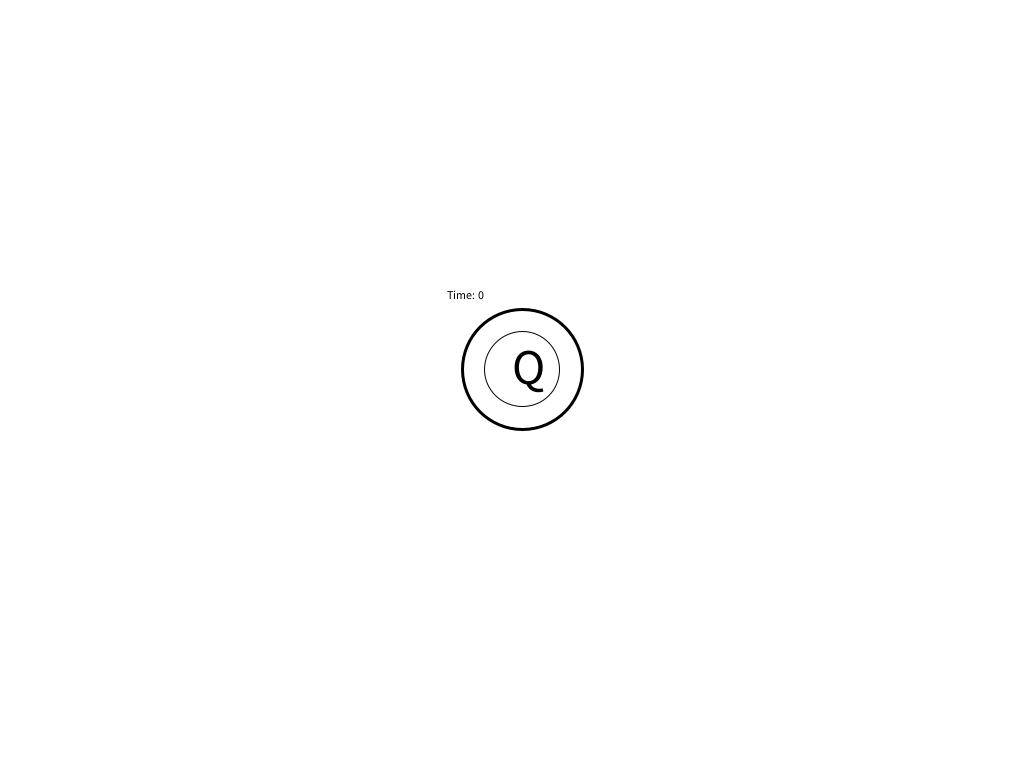
Frame 1 (no input)
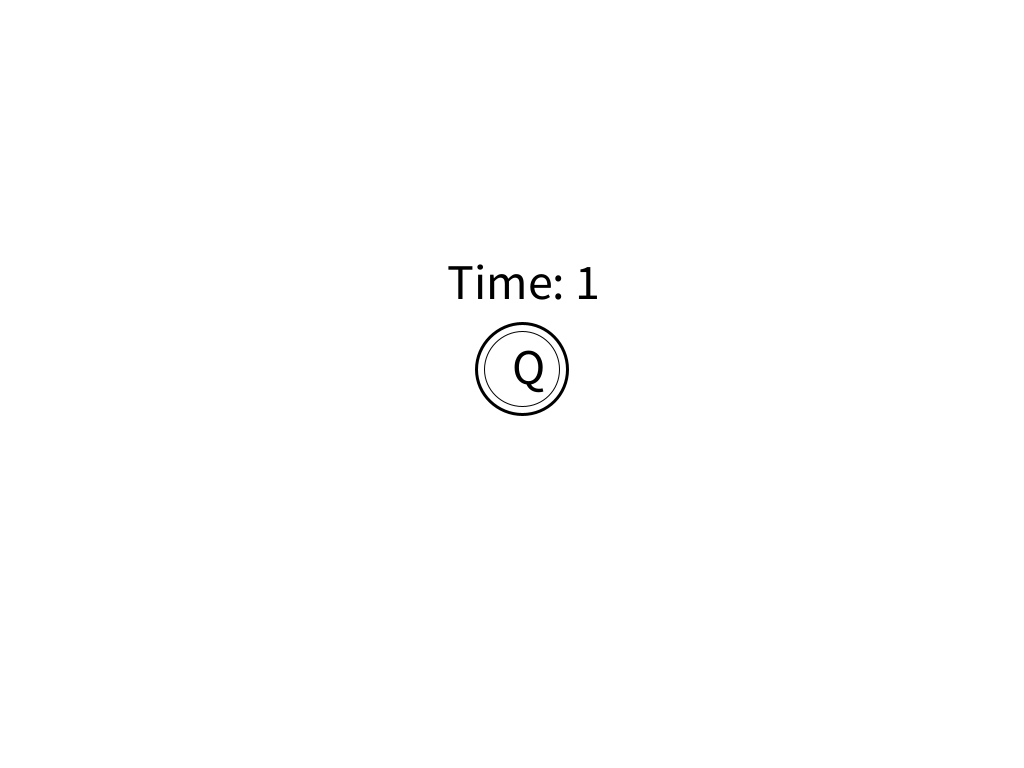
Frame 60 (the mouse pressed at the canvas centre just before this capture)
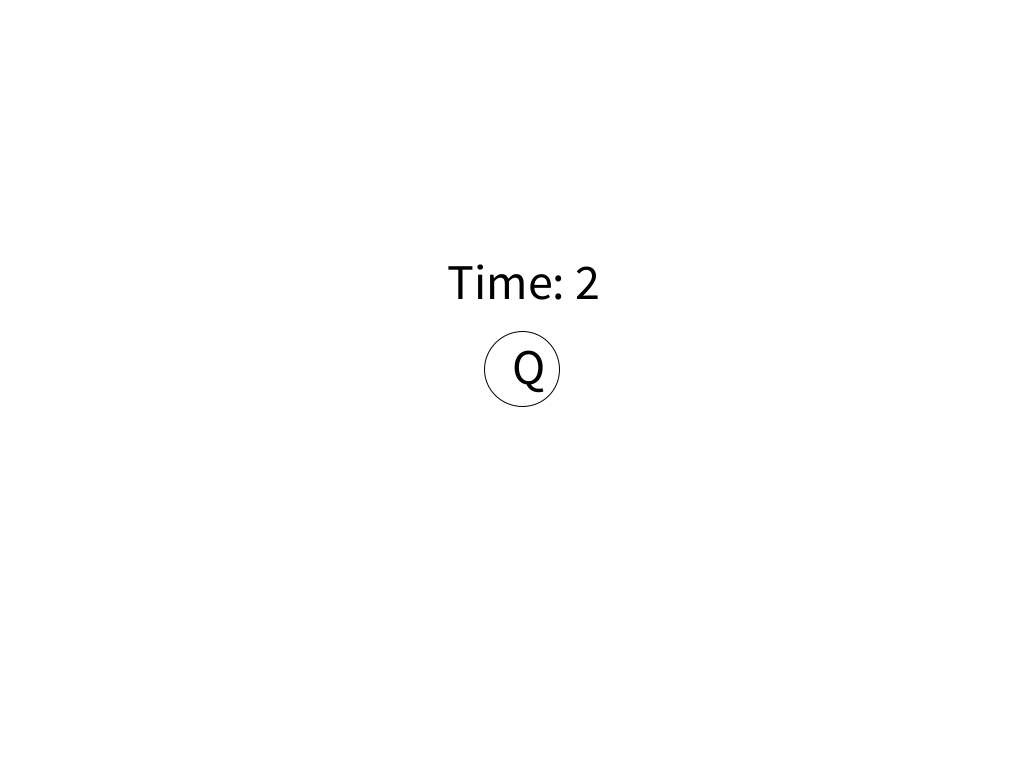
Frame 120 (the mouse held since frame 60 and released just before this capture)

The Processing sketch that drew these frames (run headless with seeded random() and noise(); from frame 60 on, the mouse is pressed at the canvas centre):

// Processing sketch: Eindopdracht_Letter_Input_Game
// ── Eindopdracht_Letter_Input_Game.pde
//Rules to follow
// Every drawn object has a fill and strokeWeight, any other seperately decided variables as well.
// Everything should be decided based on a handful of timers, either starting depending on input or events.

//The booleans for input detection, and which input is right or wrong in the context of the game
boolean pressedKey = false;
boolean correctInput = false;
boolean incorrectInput = false;

//The points and intigers that tally how many correct and incorrect inputs were done. Necessary for the final point tally.
int requestedPoints = 50;
int correctInputCounter = 0;
int incorrectInputCounter = 0;
int correctInputCounterLIMIT = requestedPoints;
int correctInputCounterExceed = 0;


///All the values relating to the cooldown or timeloss based on bad inputs
float incorrectInputCooldownTime = 1;
float universalTime = millis();
float cooldownTime = 0;
boolean incorrectInputCooldownActive = false;

//The input timers and letter timers work on the same rules of counting down instead of up in the way the timer does. When I find out how that works, I should be able to get my switch case to work.
//The equation I want is (millis() % x) / 1000, but for counting down instead of up. I don't know how to reverse the counting order of the millis function yet, or how to make my own timer without the use of millis.
int timeLimit = 11;
int time = 0;

int letterTimer = 2;
int limitLetr1 = 3;
int limitLetr2 = limitLetr1 + letterTimer;
int limitLetr3 = limitLetr2 + letterTimer;
int limitLetr4 = limitLetr3 + letterTimer;
int limitLetr5 = timeLimit;

//The set values of the size for the circle made around the letter
int basicCircleWidth = 75;
int basicCircleHeight = 75;
int timerCircleStartingWidth = 120;
int timerCircleStartingHeight = 120;


void setup() {
  size(1024, 768);

  frameRate(60);
}

//I tested some things, and this does create 5 instances of letters contained within a circle.
//That's good, but they have to appear one after the other instead of all at once.
//They're also all the same letter, rather than all being different ones.

Letters Letters1 = new Letters ();
Letters Letters2 = new Letters ();
Letters Letters3 = new Letters ();
Letters Letters4 = new Letters ();
Letters Letters5 = new Letters ();

CircleTimer CircleTimer1 = new CircleTimer (Letters1.letterScreenLocationX[Letters1.randomValueCoordsX], Letters1.letterScreenLocationY[Letters1.randomValueCoordsY], timerCircleStartingWidth, timerCircleStartingHeight);
CircleTimer CircleTimer2 = new CircleTimer (Letters2.letterScreenLocationX[Letters2.randomValueCoordsX], Letters2.letterScreenLocationY[Letters2.randomValueCoordsY], timerCircleStartingWidth, timerCircleStartingHeight);
CircleTimer CircleTimer3 = new CircleTimer (Letters3.letterScreenLocationX[Letters3.randomValueCoordsX], Letters3.letterScreenLocationY[Letters3.randomValueCoordsY], timerCircleStartingWidth, timerCircleStartingHeight);
CircleTimer CircleTimer4 = new CircleTimer (Letters4.letterScreenLocationX[Letters4.randomValueCoordsX], Letters4.letterScreenLocationY[Letters4.randomValueCoordsY], timerCircleStartingWidth, timerCircleStartingHeight);
CircleTimer CircleTimer5 = new CircleTimer (Letters5.letterScreenLocationX[Letters5.randomValueCoordsX], Letters5.letterScreenLocationY[Letters5.randomValueCoordsY], timerCircleStartingWidth, timerCircleStartingHeight);



void draw() {
  background(255);
  //Needed code Notes
  //Text code to draw the letters or words that will appear, showing what the player needs to press

  //temporary input counter
  fill(0);
  if (time < timeLimit){
  text("Time: " + time, width/2 - 65, height/2 - 85);
}
  //text(cooldownTime, 120, 50);

  //Time limit is 10 seconds
  if (time < timeLimit) {
    time = (millis() / 1000);
  }

  //I think this would be nicer as a switch case, but this is the only version of this that works, so I'll leave it this way for now.
  //This code switches the letter that's shown for every couple of seconds that pass.
  if (time >= 0 && time < limitLetr1) {
    CircleTimer1.showCircleTimer();
    Letters1.showLetter();
  } else if (time >= limitLetr1 && time < limitLetr2) {
    CircleTimer2.showCircleTimer();
    Letters2.showLetter();
  } else if (time >= limitLetr2 && time < limitLetr3) {
    CircleTimer3.showCircleTimer();
    Letters3.showLetter();
  } else if (time >= limitLetr3 && time < limitLetr4) {
    CircleTimer4.showCircleTimer();
    Letters4.showLetter();
  } else if (time >= limitLetr4 && time <= limitLetr5) {
    CircleTimer5.showCircleTimer();
    Letters5.showLetter();
  }


  if (time >= 10) {
    ResultScreen ResultScreen1 = new ResultScreen ();
    ResultScreen1.showResult();    
  }
}

// ── Classes.pde
//The class that represents the letters that appear on screen
class Letters {

  char[] lettersInput = {'a', 'b', 'c', 'd', 'e', 'f', 'g', 'h', 'i', 'j', 'k', 'l', 'm', 'n', 'o', 'p', 'q', 'r', 's', 't', 'u', 'v', 'w', 'x', 'y', 'z'};
  char[] lettersInputCap = {'A', 'B', 'C', 'D', 'E', 'F', 'G', 'H', 'I', 'J', 'K', 'L', 'M', 'N', 'O', 'P', 'Q', 'R', 'S', 'T', 'U', 'V', 'W', 'X', 'Y', 'Z'};
  int randomValue = (int)random(lettersInput.length);

  float[] letterScreenLocationX = {1024/2};
  float[] letterScreenLocationY = {768/2};
  int randomValueCoordsX = (int)random(letterScreenLocationX.length);
  int randomValueCoordsY =(int)random(letterScreenLocationY.length);


  void showLetter() {
    //Code that draws the shape displaying around the current letter
    fill(255);
    strokeWeight(1);
    ellipse(letterScreenLocationX[randomValueCoordsX] + 10, letterScreenLocationY[randomValueCoordsY] - 15, basicCircleWidth, basicCircleHeight);

    //Code that draws the letter for the player to push, and the color it shows depending on if the input is right or wrong.
    fill(0);
    if (correctInput && !incorrectInput && incorrectInputCooldownActive == false) {
      fill(0, 255, 0);
    } else if (incorrectInput && !correctInput) {
      fill(255, 0, 0);
    }
    textSize(50);
    text(lettersInputCap[randomValue], letterScreenLocationX[randomValueCoordsX], letterScreenLocationY[randomValueCoordsY]);
  }

  //The code that checks if a key was pressed, what key was pressed and whether or not that key was the right or wrong key
  void keyTyped() {

    if (!pressedKey && time < timeLimit && incorrectInputCooldownActive == false) {
      if (key == lettersInput[randomValue] || key == lettersInputCap[randomValue]) {
        correctInput = true;
        incorrectInput = false;


        if (correctInputCounter < correctInputCounterLIMIT) {
          correctInputCounter++;
        }
        correctInputCounterExceed++;
      } else if (key != lettersInput[randomValue] || key != lettersInputCap[randomValue]) {
        correctInput = false;
        incorrectInput = true;
        incorrectInputCounter++;
      }

      if (correctInput && !incorrectInput) {
        println("pressed " + key);
      } else if (!correctInput && incorrectInput) {
        println("Wrong Button");
        //incorrectInputCooldownActive = true;
      }


      pressedKey = true;
    }
  }

  void keyReleased() {
    if (pressedKey) {
      pressedKey = false;
    }
    correctInput = false;
    incorrectInput = false;
  }
}


class CircleTimer {
  float circleTimerWidth;
  float circleTimerHeight;
  float circleTimerXPos;
  float circleTimerYPos;
  boolean shownCircTimer;

  CircleTimer (float circleTimerXPos, float circleTimerYPos, float circleTimerWidth, float circleTimerHeight) {
    this.circleTimerXPos = circleTimerXPos;
    this.circleTimerYPos = circleTimerYPos;
    this.circleTimerWidth = circleTimerWidth;
    this.circleTimerHeight = circleTimerHeight;
  }

  void showCircleTimer() {
    shownCircTimer = true;

    if (circleTimerWidth <= basicCircleWidth && circleTimerHeight <= basicCircleWidth) {
      shownCircTimer = false;
    }

    if (shownCircTimer) {
      fill(255);
      strokeWeight(3);
      ellipse(circleTimerXPos + 10, circleTimerYPos - 15, circleTimerWidth, circleTimerHeight);
      circleTimerWidth = circleTimerWidth - 0.5;
      circleTimerHeight = circleTimerHeight - 0.5;
    }
  }
}



class ResultScreen {
  int totalScore;
  String[] finalGrading = {"Bad", "Good", "Great", "Amazing"};
  String divider = "|";


  void showResult() {
    if (time >= timeLimit) {
      totalScore = correctInputCounterExceed - incorrectInputCounter;

      if (totalScore >= 0) {
        if (totalScore < 10) {
          text(totalScore, width/2 - 25, height/2 - 80);
        } else if (totalScore > 10 && totalScore <= 50) {
          text(totalScore, width/2 - 50, height/2 - 80);
        } else if (totalScore > requestedPoints) {
          text(requestedPoints, width/2 - 50, height/2 - 80);
        }
        text(divider, width/2 + 5, height/2 - 80);
        text(requestedPoints, width/2 + 30, height/2 - 80);
      }

      if (correctInputCounterExceed - incorrectInputCounter < requestedPoints / 2) {
        text(finalGrading[0], width/2 - 35, height/2 + 80);
      } else if (correctInputCounterExceed - incorrectInputCounter >= requestedPoints / 2 && correctInputCounterExceed - incorrectInputCounter < requestedPoints) {
        text(finalGrading[1], width/2 - 40, height/2 + 80);
      } else if (correctInputCounterExceed - incorrectInputCounter >= requestedPoints && correctInputCounterExceed - incorrectInputCounter < requestedPoints + (requestedPoints/2)) {
        text(finalGrading[2], width/2 - 50, height/2 + 80);
      } else if (correctInputCounterExceed - incorrectInputCounter >= requestedPoints + (requestedPoints/2)) {
        text(finalGrading[3], width/2 - 80, height/2 + 80);
      }
    }
  }
}
